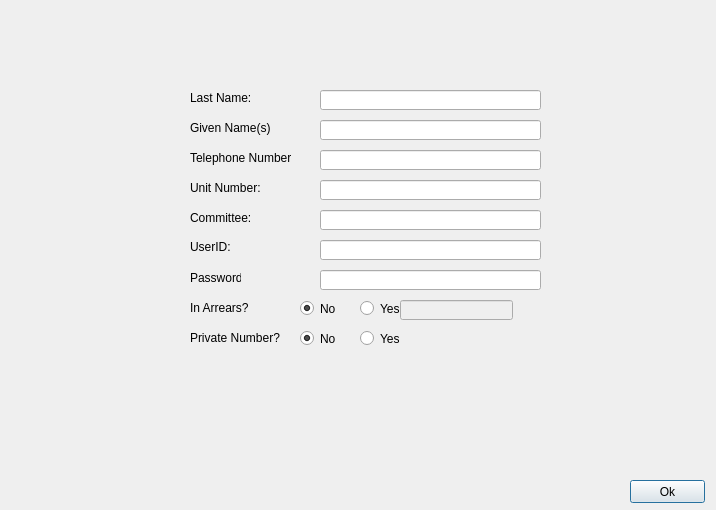
<?xml version="1.0" encoding="UTF-8"?>
<ui version="4.0">
 <class>Dialog</class>
 <widget class="QDialog" name="Dialog">
  <property name="geometry">
   <rect>
    <x>0</x>
    <y>0</y>
    <width>716</width>
    <height>510</height>
   </rect>
  </property>
  <property name="windowTitle">
   <string>Dialog</string>
  </property>
  <widget class="QPushButton" name="pushButton">
   <property name="geometry">
    <rect>
     <x>630</x>
     <y>480</y>
     <width>75</width>
     <height>23</height>
    </rect>
   </property>
   <property name="text">
    <string>Ok</string>
   </property>
  </widget>
  <widget class="QLineEdit" name="LastNameEdit">
   <property name="geometry">
    <rect>
     <x>320</x>
     <y>90</y>
     <width>221</width>
     <height>20</height>
    </rect>
   </property>
   <property name="text">
    <string/>
   </property>
  </widget>
  <widget class="QLabel" name="LastNameLabel">
   <property name="geometry">
    <rect>
     <x>190</x>
     <y>90</y>
     <width>61</width>
     <height>16</height>
    </rect>
   </property>
   <property name="text">
    <string>Last Name:</string>
   </property>
  </widget>
  <widget class="QLabel" name="GivenNameLabel">
   <property name="geometry">
    <rect>
     <x>190</x>
     <y>120</y>
     <width>81</width>
     <height>16</height>
    </rect>
   </property>
   <property name="text">
    <string>Given Name(s):</string>
   </property>
  </widget>
  <widget class="QLineEdit" name="GivenNameEdit">
   <property name="enabled">
    <bool>true</bool>
   </property>
   <property name="geometry">
    <rect>
     <x>320</x>
     <y>120</y>
     <width>221</width>
     <height>20</height>
    </rect>
   </property>
  </widget>
  <widget class="QLabel" name="NumberLabel">
   <property name="geometry">
    <rect>
     <x>190</x>
     <y>150</y>
     <width>101</width>
     <height>16</height>
    </rect>
   </property>
   <property name="text">
    <string>Telephone Number:</string>
   </property>
  </widget>
  <widget class="QLabel" name="UnitLabel">
   <property name="geometry">
    <rect>
     <x>190</x>
     <y>180</y>
     <width>91</width>
     <height>16</height>
    </rect>
   </property>
   <property name="text">
    <string>Unit Number:</string>
   </property>
  </widget>
  <widget class="QLabel" name="CommitteeLabel">
   <property name="geometry">
    <rect>
     <x>190</x>
     <y>210</y>
     <width>71</width>
     <height>16</height>
    </rect>
   </property>
   <property name="text">
    <string>Committee:</string>
   </property>
  </widget>
  <widget class="QLineEdit" name="NumberEdit">
   <property name="geometry">
    <rect>
     <x>320</x>
     <y>150</y>
     <width>221</width>
     <height>20</height>
    </rect>
   </property>
  </widget>
  <widget class="QLineEdit" name="UnitEdit">
   <property name="geometry">
    <rect>
     <x>320</x>
     <y>180</y>
     <width>221</width>
     <height>20</height>
    </rect>
   </property>
  </widget>
  <widget class="QLineEdit" name="CommitteeEdit">
   <property name="geometry">
    <rect>
     <x>320</x>
     <y>210</y>
     <width>221</width>
     <height>20</height>
    </rect>
   </property>
  </widget>
  <widget class="QLabel" name="UserIDLabel">
   <property name="geometry">
    <rect>
     <x>190</x>
     <y>240</y>
     <width>46</width>
     <height>13</height>
    </rect>
   </property>
   <property name="text">
    <string>UserID:</string>
   </property>
  </widget>
  <widget class="QLabel" name="PasswordLabel">
   <property name="geometry">
    <rect>
     <x>190</x>
     <y>270</y>
     <width>51</width>
     <height>16</height>
    </rect>
   </property>
   <property name="text">
    <string>Password:</string>
   </property>
  </widget>
  <widget class="QLineEdit" name="UserIDEdit">
   <property name="geometry">
    <rect>
     <x>320</x>
     <y>240</y>
     <width>221</width>
     <height>20</height>
    </rect>
   </property>
  </widget>
  <widget class="QLineEdit" name="PasswordEdit">
   <property name="geometry">
    <rect>
     <x>320</x>
     <y>270</y>
     <width>221</width>
     <height>20</height>
    </rect>
   </property>
  </widget>
  <widget class="QRadioButton" name="ArrearsNoButton">
   <property name="geometry">
    <rect>
     <x>300</x>
     <y>300</y>
     <width>82</width>
     <height>17</height>
    </rect>
   </property>
   <property name="text">
    <string>No</string>
   </property>
   <property name="checked">
    <bool>true</bool>
   </property>
   <attribute name="buttonGroup">
    <string>buttonGroup</string>
   </attribute>
  </widget>
  <widget class="QRadioButton" name="ArrearYesButton">
   <property name="geometry">
    <rect>
     <x>360</x>
     <y>300</y>
     <width>82</width>
     <height>17</height>
    </rect>
   </property>
   <property name="text">
    <string>Yes:</string>
   </property>
   <attribute name="buttonGroup">
    <string>buttonGroup</string>
   </attribute>
  </widget>
  <widget class="QLabel" name="InArrearsLabel">
   <property name="geometry">
    <rect>
     <x>190</x>
     <y>300</y>
     <width>61</width>
     <height>16</height>
    </rect>
   </property>
   <property name="text">
    <string>In Arrears?</string>
   </property>
  </widget>
  <widget class="QLineEdit" name="ArrearsAmountEdit">
   <property name="enabled">
    <bool>false</bool>
   </property>
   <property name="geometry">
    <rect>
     <x>400</x>
     <y>300</y>
     <width>113</width>
     <height>20</height>
    </rect>
   </property>
   <property name="frame">
    <bool>true</bool>
   </property>
   <property name="dragEnabled">
    <bool>false</bool>
   </property>
   <property name="readOnly">
    <bool>false</bool>
   </property>
  </widget>
  <widget class="QLabel" name="PrivateNoLabel">
   <property name="geometry">
    <rect>
     <x>190</x>
     <y>330</y>
     <width>91</width>
     <height>16</height>
    </rect>
   </property>
   <property name="text">
    <string>Private Number?</string>
   </property>
  </widget>
  <widget class="QRadioButton" name="PrivateNoButton">
   <property name="geometry">
    <rect>
     <x>300</x>
     <y>330</y>
     <width>82</width>
     <height>17</height>
    </rect>
   </property>
   <property name="text">
    <string>No</string>
   </property>
   <property name="checked">
    <bool>true</bool>
   </property>
   <attribute name="buttonGroup">
    <string>buttonGroup_2</string>
   </attribute>
  </widget>
  <widget class="QRadioButton" name="PrivateYesButton">
   <property name="geometry">
    <rect>
     <x>360</x>
     <y>330</y>
     <width>82</width>
     <height>17</height>
    </rect>
   </property>
   <property name="text">
    <string>Yes</string>
   </property>
   <attribute name="buttonGroup">
    <string>buttonGroup_2</string>
   </attribute>
  </widget>
 </widget>
 <resources/>
 <connections>
  <connection>
   <sender>ArrearYesButton</sender>
   <signal>toggled(bool)</signal>
   <receiver>ArrearsAmountEdit</receiver>
   <slot>setEnabled(bool)</slot>
   <hints>
    <hint type="sourcelabel">
     <x>373</x>
     <y>308</y>
    </hint>
    <hint type="destinationlabel">
     <x>459</x>
     <y>309</y>
    </hint>
   </hints>
  </connection>
 </connections>
 <buttongroups>
  <buttongroup name="buttonGroup"/>
  <buttongroup name="buttonGroup_2"/>
 </buttongroups>
</ui>
